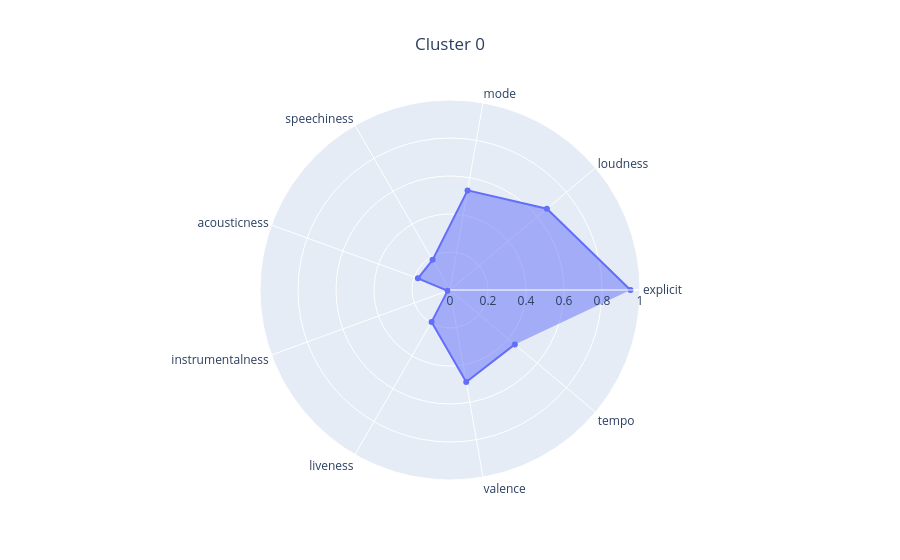
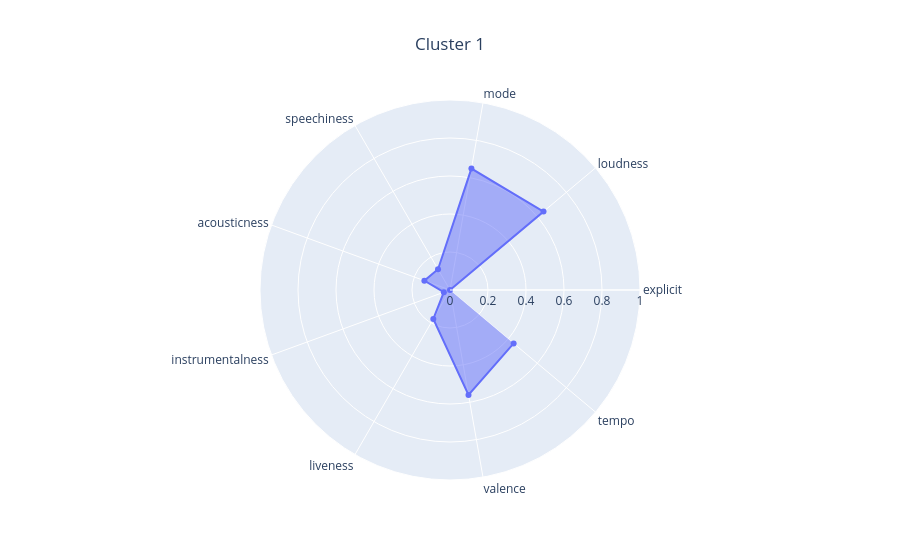
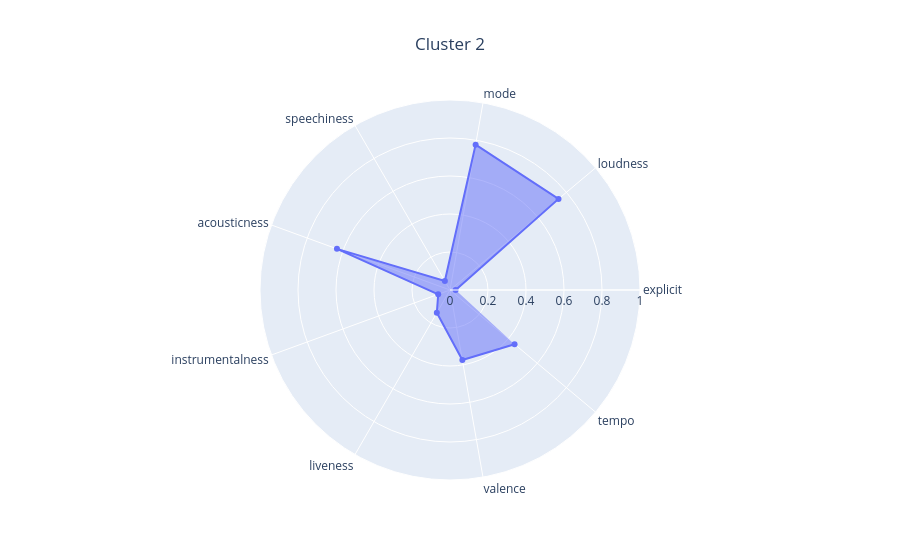

The cell these charts' notebook holds for them, in order:
### Markdown cell above
Wygląda na to, że najpopularniejsze są pop i rock, a najbardziej "typowe" piosenki też należą do takiej grupy. Ogół piosenek ma dość dużą głośność, dużą dynamikę (wysokie time signature - "how many beats are in each bar") i są pozytywne (valence - "tracks with high valence sound more positive"). Zasadniczo jest to zgodne z intuicją. Ciekawe jednak, co będzie, jak wybierzemy więcej klastrów.

**Zadanie 3 (1.5 punktu)**

1. Wytrenuj k-means dla 3 klastrów.
2. Zwizualizuj wyniki za pomocą PCA i UMAP. Jako kolor punktów (np. parametr `c` w `plt.scatter()`) przekaż numery klastrów dla punktów.
3. Dokonaj opisu i analizy wynikowych klastrów, na przykład:
   - czy reprezentują jakieś konkretne grupy muzyczne?
   - na ile "konkretne", sensowne są klastry?
   - czy jest widoczna separacja klastrów, czy różnią się od siebie?
4. Dokonaj tuningu liczby klastrów:
   - sprawdź wartości z zakresu [5, 20] - w końcu wiemy, że gatunków jest sporo, i klastrów powinno też być więcej
   - dla każdej wartości sprawdź wartość metryki [Calinski-Harabasz index](https://scikit-learn.org/stable/modules/generated/sklearn.metrics.calinski_harabasz_score.html)
   - przedstaw wykres liniowy (line plot) wartości metryki
   - wybierz model o najwyższej wartości metryki
   - zwizualizuj wyniki z pomocą PCA i UMAP
   - dokonaj interpretacji jego klastrów
   - skomentuj:
     - czy klastry są faktycznie lepiej interpretowalne po tuningu?
     - czy wysokość CH-index faktycznie odpowiada jakości klasteryzacji?

### Code cell
clustering = KMeans(n_clusters=3, n_init="auto", random_state=0)
clustering.fit(X)

kmeans_analyzer = KMeansAnalyzer(df_songs_info, clustering_visualizer)
kmeans_analyzer.analyze_clustering(X, clustering)

### Figure 1 — Plotly figure (JSON) as saved in the notebook; plotly's stock layout.template omitted (floating-point values rounded to 4 significant figures)
{"data": [{"fill": "toself", "r": [0.9499, 0.6656, 0.5324, 0.1833, 0.1798, 0.01316, 0.1939, 0.4917, 0.4453], "theta": ["explicit", "loudness", "mode", "speechiness", "acousticness", "instrumentalness", "liveness", "valence", "tempo"], "type": "scatterpolar"}], "layout": {"polar": {"radialaxis": {"range": [0, 1]}}, "title": {"text": "Cluster 0", "x": 0.5}}}

### Figure 2 — Plotly figure (JSON) as saved in the notebook; plotly's stock layout.template omitted (floating-point values rounded to 4 significant figures)
{"data": [{"fill": "toself", "r": [0.0, 0.6426, 0.6488, 0.1261, 0.1436, 0.0345, 0.1757, 0.5607, 0.4373], "theta": ["explicit", "loudness", "mode", "speechiness", "acousticness", "instrumentalness", "liveness", "valence", "tempo"], "type": "scatterpolar"}], "layout": {"polar": {"radialaxis": {"range": [0, 1]}}, "title": {"text": "Cluster 1", "x": 0.5}}}

### Figure 3 — Plotly figure (JSON) as saved in the notebook; plotly's stock layout.template omitted (floating-point values rounded to 4 significant figures)
{"data": [{"fill": "toself", "r": [0.02959, 0.7455, 0.7769, 0.05418, 0.6332, 0.06611, 0.1385, 0.3744, 0.4437], "theta": ["explicit", "loudness", "mode", "speechiness", "acousticness", "instrumentalness", "liveness", "valence", "tempo"], "type": "scatterpolar"}], "layout": {"polar": {"radialaxis": {"range": [0, 1]}}, "title": {"text": "Cluster 2", "x": 0.5}}}
